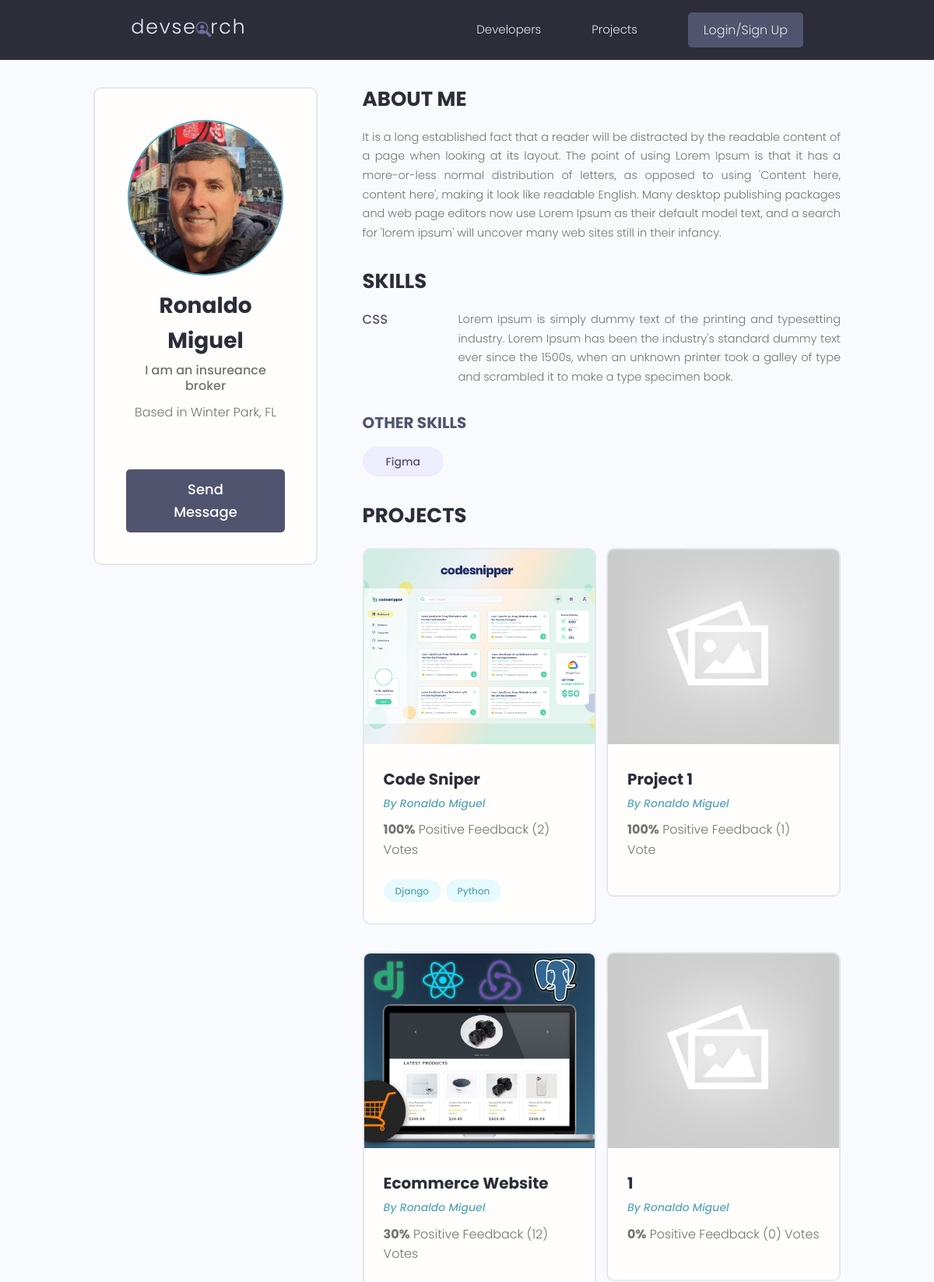
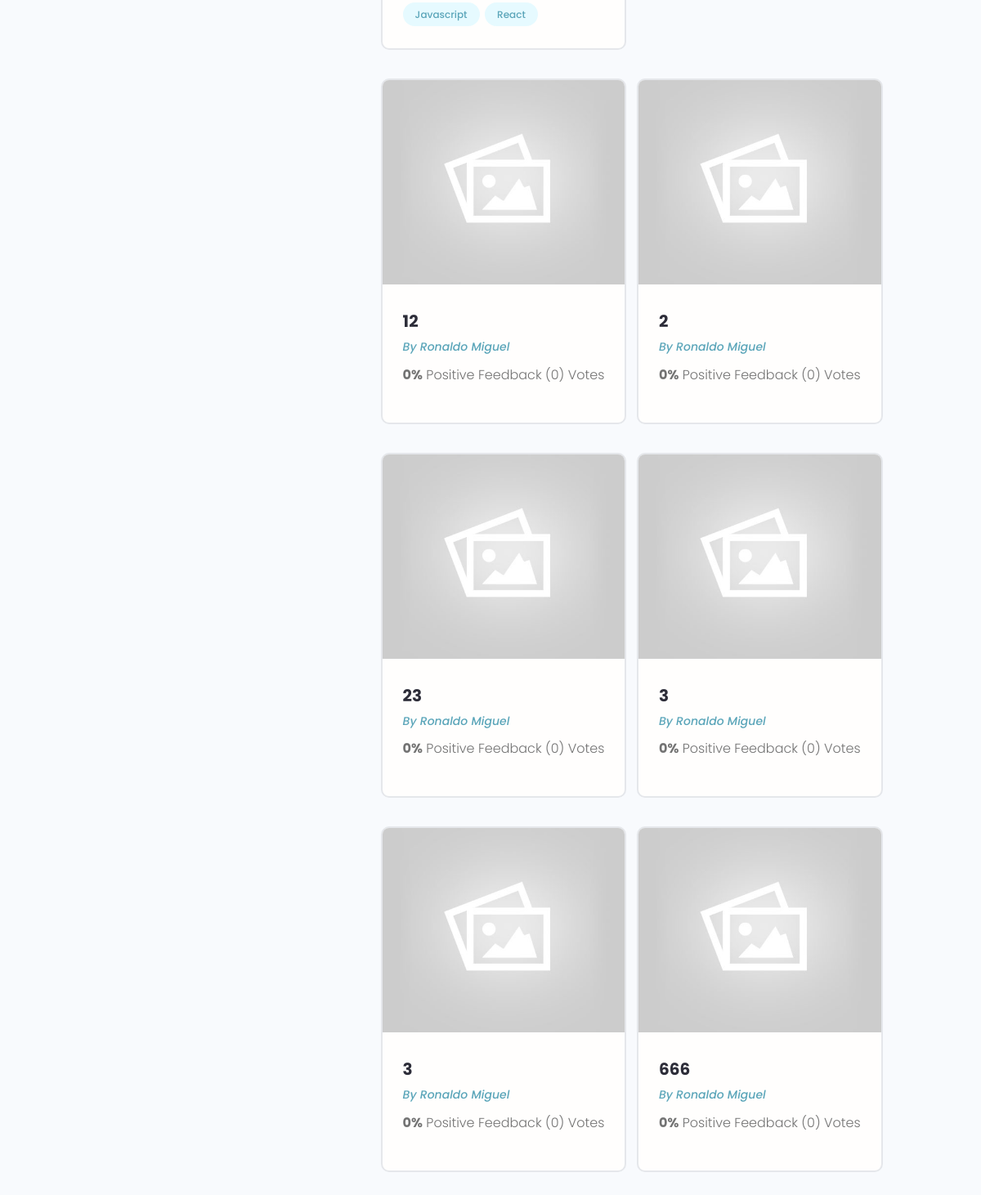
Screenshot of /profile/6c0715fc-263f-4a22-ba27-fc67bc0a8d76/ with the database file from the repository (2 pictures, top to bottom).
### users/models.py (models this page shows, shortened)
class Profile(models.Model):
    user = models.OneToOneField(
        User, on_delete=models.CASCADE, null=True, blank=True)
    name = models.CharField(max_length=200, blank=True, null=True)
    email = models.EmailField(max_length=500, blank=True, null=True)
    username = models.CharField(max_length=200, blank=True, null=True)
    location = models.CharField(max_length=200, blank=True, null=True)
    short_intro = models.CharField(max_length=200, blank=True, null=True)
    bio = models.TextField(blank=True, null=True)
    profile_image = models.ImageField(null=True, blank=True, upload_to='profiles/', default='profiles/user-default.png')
    social_github = models.CharField(max_length=200, blank=True, null=True)
    social_twitter_hub = models.CharField(max_length=200, blank=True, null=True)
    social_linkedin = models.CharField(max_length=200, blank=True, null=True)
    social_youtube = models.CharField(max_length=200, blank=True, null=True)
    social_website = models.CharField(max_length=200, blank=True, null=True)
    created = models.DateTimeField(auto_now_add=True)
    id = models.UUIDField(default=uuid.uuid4, unique=True,
                     primary_key=True, editable=False)
    class Meta:
        ordering = ['created']
    @property
    def imageURL(self):
        try:
            url = self.profile_image.url
        except :
            url = '/static/images/profiles/user-default.png'
        return url

class Skill(models.Model):
    owner = models.ForeignKey(Profile, on_delete=models.CASCADE, null=True, blank=True)
    name = models.CharField(max_length=200, blank=True, null=True)
    description = models.TextField(blank=True, null=True)
    created = models.DateTimeField(auto_now_add=True)
    id = models.UUIDField(default=uuid.uuid4, unique=True,
                     primary_key=True, editable=False)

### projects/models.py (models this page shows, shortened)
class Project(models.Model):
    owner = models.ForeignKey(Profile, null=True, blank=True, on_delete=models.CASCADE)
    title = models.CharField(max_length=200)
    description = models.TextField(null=True, blank=True)
    featured_image = models.ImageField(null=True, blank=True, default="default.jpg")
    demo_link = models.CharField(max_length=2000, null=True, blank=True)
    source_link = models.CharField(max_length=2000, null=True, blank=True)
    tags = models.ManyToManyField('Tag', blank=True)
    vote_total = models.IntegerField(default=0, null=True, blank=True)
    vote_ratio = models.IntegerField(default=0, null=True, blank=True)
    created = models.DateTimeField(auto_now_add=True)
    id = models.UUIDField(default=uuid.uuid4, unique=True,
                     primary_key=True, editable=False)
    class Meta:
        ordering = ['-vote_ratio', '-vote_total', 'title']
    @property
    def imageURL(self):
        try:
            url = self.featured_image.url
        except :
            url = '/static/images/default.jpg'
        return url

class Tag(models.Model):
    name = models.CharField(max_length=200)
    created = models.DateTimeField(auto_now_add=True)
    id = models.UUIDField(default=uuid.uuid4, unique=True,
                     primary_key=True, editable=False)
    def __str__(self):
        return self.name

### users/views.py (the view)
# urls.py: path('profile/<str:pk>/', views.userProfile, name='user-profile'),
def userProfile(request, pk):
    profile = Profile.objects.get(id=pk)
    topSkills = profile.skill_set.exclude(description__exact="")
    otherSkills = profile.skill_set.filter(description="")
    context = {
        'profile': profile,
        'topSkills': topSkills,
        'otherSkills': otherSkills
    }
    return render(request, 'users/user-profile.html', context)

### users/templates/users/user-profile.html (shortened to what this page needs)
{% extends 'main.html' %} {% block content %}
<main class="profile my-md">
    <div class="container">
        <div class="layout">
            <div class="column column--1of3">
                <div class="card text-center">
                    <div class="card__body dev">
                        <img class="avatar avatar--xl" src="{{ profile.imageURL }}" />
                        <h2 class="dev__name">{{ profile.name }}</h2>
                        <p class="dev__title">
                            {{ profile.short_intro }}
                        </p>
                        <p class="dev__location">Based in {{ profile.location }}</p>
                        {% if request.user.profile.id != profile.id %}
                            <a href="{% url 'create-message' profile.id %}" class="btn btn--sub btn--lg">Send Message </a>
                        {% endif %}
                    </div>
                </div>
            </div>
            <div class="column column--2of3">
                <div class="devInfo">
                    <h3 class="devInfo__title">About Me</h3>
                    <p class="devInfo__about">
                        {{ profile.bio }}
                    </p>
                </div>
                <div class="devInfo">
                    <h3 class="devInfo__title">Skills</h3>
                    <div class="devInfo__skills">
                        {% for skill in topSkills %}
                            <div class="devSkill">
                                <h4 class="devSkill__title">{{ skill.name }}</h4>
                                <p class="devSkill__info">
                                    {{ skill.description }}
                                </p>
                            </div>
                        {% endfor %}
                        <h3 class="devInfo__subtitle">Other Skills</h3>
                        <div class="devInfo__otherSkills">
                            {% for skill in otherSkills %}
                                <span class="tag tag--pill tag--sub tag--lg">
                                    <small>{{ skill.name }}</small>
                                </span>
                            {% endfor %}
                        </div>
                    </div>
                </div>
                <div class="devInfo">
                    <h3 class="devInfo__title">Projects</h3>
                    <div class="grid grid--two">
                        {% for project in profile.project_set.all %}
                            <div class="column">
                                <div class="card project">
                                    <a href="{% url 'project' project.id %}" class="project">
                                        <img class="project__thumbnail" src="{{ project.imageURL }}"
                                            alt="project thumbnail" />
                                        <div class="card__body">
                                            <h3 class="project__title">{{ project.title }}</h3>
                                            <p>
                                                <a class="project__author" href="{% url 'user-profile' project.owner.id %}">By {{ project.owner.name }}</a>
                                            </p>
                                            <p class="project--rating">
                                                <span style="font-weight: bold;">{{ project.vote_ratio }}%</span> Positive
                                                Feedback ({{ project.vote_total }}) Vote{{ project.vote_total|pluralize:"s" }}
                                            </p>
                                            <div class="project__tags">
                                                {% for tag in project.tags.all %}
                                                    <span class="tag tag--pill tag--main">
                                                        <small>{{ tag }}</small>
                                                    </span>
                                                {% endfor %}
                                            </div>
                                        </div>
                                    </a>
                                </div>
                            </div>
                        {% endfor %}
                    </div>
                </div>
            </div>
        </div>
    </div>
</main>
{% endblock content %}

### static/styles/app.css (style rules this page uses)
:root { --color-sub: #2d2d39; }
.btn--sub { background-color: var(--color-sub-light); }
.card { border: 2px solid var(--color-light); }
img { width: 100%; }
.profile .card > .dev { padding: 4rem; }
.dev__name { color: var(--color-sub); font-size: 2.8rem; font-weight: 700; margin-top: 1rem; margin-bottom: 0.5rem; }
.dev__title { font-size: 1.6rem; font-weight: 500; line-height: 1.3; }
.dev__location { margin-top: 1rem; }
.devInfo { margin-bottom: 3rem; }
.devInfo__title, .devInfo__subtitle { font-size: 2.6rem; color: var(--color-sub); text-transform: uppercase; font-weight: 700; margin-bottom: 1.5rem; }
.devInfo__subtitle { font-size: 2rem; color: var(--color-sub-light); }
.devInfo__about, .devSkill__info { font-size: 1.45rem; line-height: 1.7; text-align: justify; }
.devSkill { margin-bottom: 3rem; }
.devSkill__title { font-size: 1.65rem; font-weight: 500; color: var(--color-sub-light); }
@media screen and (min-width: 700px) { .devSkill { display: flex; justify-content: space-between; gap: 3rem; } }
@media screen and (min-width: 700px) { .devSkill__info { flex-basis: 80%; } }
.project__author { font-size: 1.4rem; font-style: italic; }
.project--rating { margin-bottom: 1.6em; margin-top: .5em; }
.project__thumbnail { height: 25rem; object-fit: cover; object-position: top center; }
.project__title { font-size: 2rem; font-weight: 700; color: var(--color-sub); }

### static/uikit/styles/modules/_variables.css (style rules this page uses)
:root { --color-main: #5aa5b9; --color-main-light: #e6faff; --color-sub: #3f4156; --color-sub-light: #51546e; --color-sub-lighter: #ededfd; --color-text: #737373; --color-gray: #8b8b8b; --color-light: #e5e7eb; --color-light-gray: #767676; --color-bg: #f8fafd; --color-white: #fffefd; --color-white-light: #f3f3f3; --color-success: #359e64; --color-success-bg: #def8e8; --color-error: #fc4b0b; --color-error-bg: #fff2ee; --font-base: 'Poppins', arial, helvetica, 'Segoe UI', roboto, ubuntu, sans-serif; --font-monospace: 'Fira Code', 'Courier New', courier, monospace; --font-regular: 300; --font-medium: 500; --font-bold: 700; --generic-shadow: 1px 1px 5px #00000010; --generic-transition: all 0.3s ease-in-out; }

### static/uikit/styles/modules/_base.css (style rules this page uses)
* { margin: 0; padding: 0; box-sizing: border-box; text-rendering: optimizeLegibility; color: inherit; font-size: inherit; }
html { font-size: 50%; }
@media only screen and (min-width: 480px) { html { font-size: 56.25%; } }
@media only screen and (min-width: 1200px) { html { font-size: 62.5%; } }
body { line-height: 1.6; font-weight: 400; font-size: 1.5rem; color: var(--color-text); background-color: var(--color-bg); min-height: 100vh; }

### static/uikit/styles/modules/_typography.css (style rules this page uses)
* { font-family: var(--font-base); }
h2 { font-size: 3.6rem; font-weight: var(--font-bold); }
h3 { font-size: 3.2rem; font-weight: var(--font-medium); }
h4 { font-size: 2.8rem; font-weight: var(--font-medium); }
p, span, strong { font-size: 1.6rem; color: var(--color-text); font-weight: var(--font-regular); }
a { padding-bottom: 2px; text-decoration: none; display: inline-block; color: var(--color-main); font-weight: var(--font-medium); }

### static/uikit/styles/modules/_utilities.css (style rules this page uses)
.container { width: 92%; max-width: 165rem; margin: 0 auto; box-sizing: border-box; }
@media screen and (min-width: 1000px) { .container { width: 90%; } }
@media screen and (min-width: 1200px) { .container { width: 80%; } }
.text-center { text-align: center; }
.my-md { margin: 3rem auto; }

### static/uikit/styles/modules/_avatar.css (style rules this page uses)
.avatar { border-radius: 50%; border: 2px solid var(--color-main); object-fit: cover; }
.avatar--xl { height: 20rem; width: 20rem; }

### static/uikit/styles/modules/_button.css (style rules this page uses)
.btn { display: inline-block; position: relative; cursor: pointer; background-color: var(--color-light); font-weight: var(--font-medium); color: var(--color-sub); text-decoration: none; padding: 1rem 2rem; border-radius: 0.5rem; border: none; width: -webkit-fit-content; width: -moz-fit-content; width: fit-content; height: -webkit-fit-content; height: -moz-fit-content; height: fit-content; font-size: 1.6rem; outline-width: 0; outline-color: transparent; -webkit-backface-visibility: hidden; backface-visibility: hidden; transition: all 0.3s ease-in-out; }
.btn--sub { background-color: var(--color-sub); color: var(--color-white); }
.btn--lg { font-size: 1.8rem; padding: 1.2rem 4.5rem; }

### static/uikit/styles/modules/_card.css (style rules this page uses)
.card { border-radius: 1rem; background-color: var(--color-white); border: 1.5px solid var(--color-light); width: auto; height: auto; margin-top: 0.5rem; margin-bottom: 0.5rem; overflow: hidden; }
.card__body, .card__header { padding: 2rem 2.5rem; }

### rows the page displays
Profile: imageURL (picture), name "Ronaldo Miguel", short_intro "I am an insureance broker", location "Winter Park, FL", bio "It is a long established fact that a reader will be distracted by the readable content of a page when looking at its layout. The point of using Lorem Ipsum is that it has a more-or-less normal distribution of letters, as opposed to using 'Content here, content here', making it look like readable English. Many desktop publishing packages and web page editors now use Lorem Ipsum as their default model text, and a search for 'lorem ipsum' will uncover many web sites still in their infancy."
Skill: name "CSS", description "Lorem Ipsum is simply dummy text of the printing and typesetting industry. Lorem Ipsum has been the industry's standard dummy text ever since the 1500s, when an unknown printer took a galley of type and scrambled it to make a type specimen book."
Skill: name "Figma"
Project: imageURL (picture), title "Code Sniper", owner.name "Ronaldo Miguel", vote_ratio "100", vote_total "2"
Tag: name "Django"
Tag: name "Python"
Project: imageURL (placeholder picture), title "Project 1", owner.name "Ronaldo Miguel", vote_ratio "100", vote_total "1"
Project: imageURL (picture), title "Ecommerce Website", owner.name "Ronaldo Miguel", vote_ratio "30", vote_total "12"
Tag: name "Javascript"
Tag: name "React"
Project: imageURL (placeholder picture), title "1", owner.name "Ronaldo Miguel", vote_ratio "0", vote_total "0"
Project: imageURL (placeholder picture), title "12", owner.name "Ronaldo Miguel", vote_ratio "0", vote_total "0"
Project: imageURL (placeholder picture), title "2", owner.name "Ronaldo Miguel", vote_ratio "0", vote_total "0"
Project: imageURL (placeholder picture), title "23", owner.name "Ronaldo Miguel", vote_ratio "0", vote_total "0"
Project: imageURL (placeholder picture), title "3", owner.name "Ronaldo Miguel", vote_ratio "0", vote_total "0"
Project: imageURL (placeholder picture), title "3", owner.name "Ronaldo Miguel", vote_ratio "0", vote_total "0"
Project: imageURL (placeholder picture), title "666", owner.name "Ronaldo Miguel", vote_ratio "0", vote_total "0"
